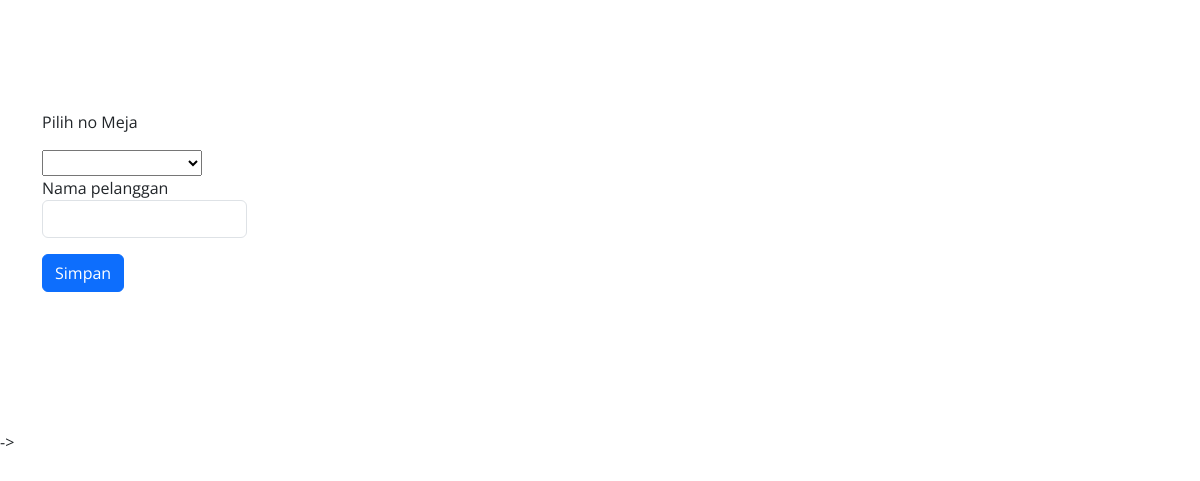
The app's page /pp.php, older data.
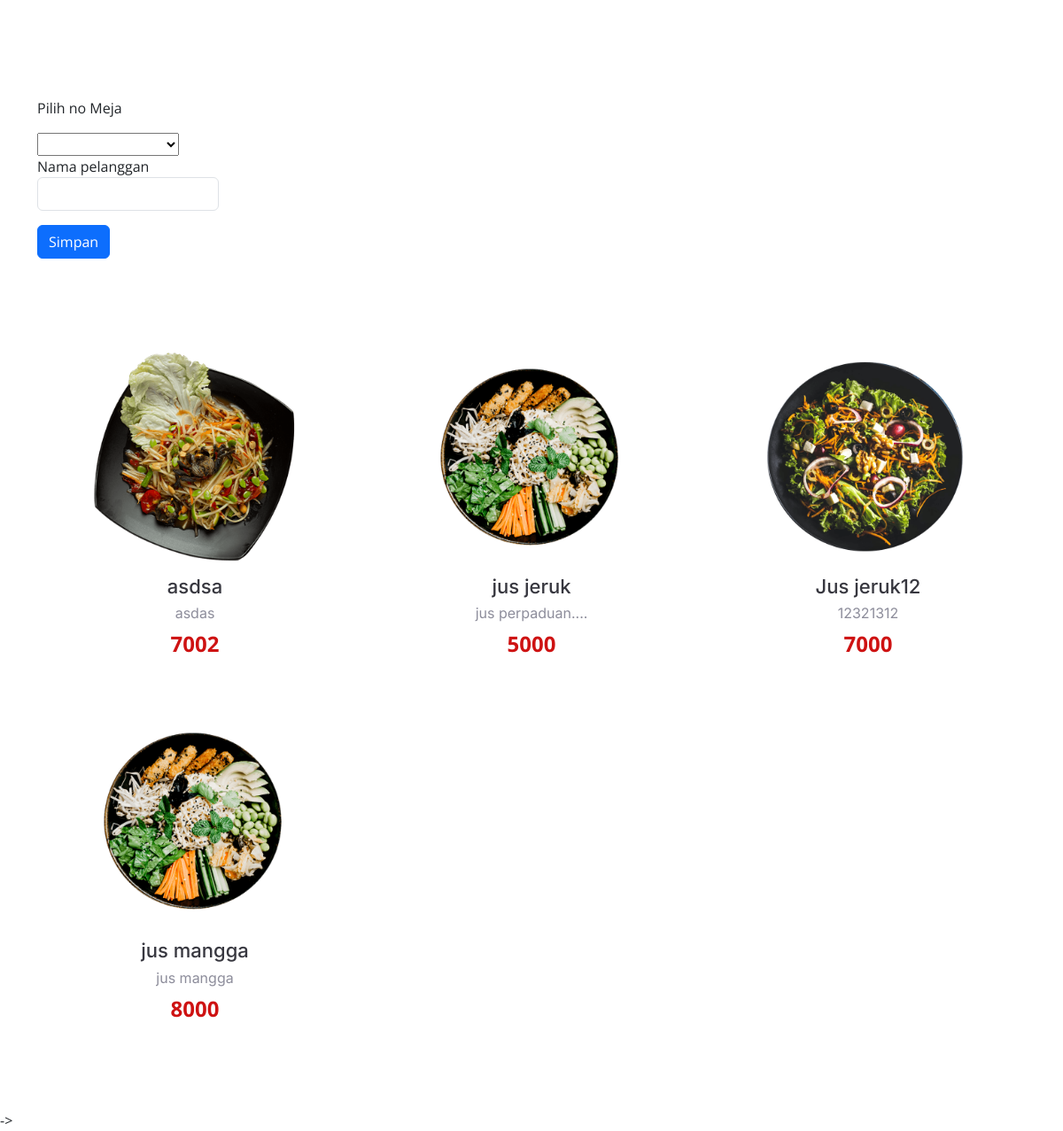
The same page, newer data.
### tables this page shows
CREATE TABLE `tbl_menu` (
  `id_menu` int(11) NOT NULL,
  `nama_menu` varchar(64) NOT NULL,
  `deskripsi_menu` varchar(64) NOT NULL,
  `gambar_menu` varchar(64) NOT NULL,
  `harga_menu` int(14) NOT NULL,
  `stok_menu` int(64) NOT NULL,
  `jenis_menu` varchar(64) NOT NULL,
  `tag_menu` varchar(64) NOT NULL
);

### pp.php (the view, shortened to what this page needs)
<?php include 'app/header.php'; ?>
<body>
    <main id="main">
        <section id="menu" class="menu">
            <div class="container" data-aos="fade-up">
                <div class="section-header">
                </div>
                <div class="input-group mb-3">
                    <form action="input_pesanan.php" method="POST">
                        <div class="input-group-prepend">
                            <p>Pilih no Meja</p>
                            <select name="no_meja" style="width:160px;">
                            </select>
                        </div>
                        <label for=" basic-url">Nama pelanggan</label>
                        <div class="input-group mb-3">
                            <input type="text" class="form-control" name="nama_pelanggan" aria-describedby="basic-addon3">
                        </div>
                        <button type="submit" name="submit" class="btn btn-primary">Simpan</button>
                    </form>
                </div>
                <div class="section-header">
                </div>
                <div class="tab-content" data-aos="fade-up" data-aos-delay="300">
                    <div class="tab-pane fade active show" id="all-menu">
                        <div class="tab-header text-center">
                        </div>
                        <div class="row gy-5">
                            <?php
                            include 'connect.php';
                            $data = mysqli_query($conn, "select * from tbl_menu order by nama_menu asc");
                            while ($de = mysqli_fetch_array($data)) {
                            ?>
                                <div class="col-lg-4 menu-item">
                                    <a href="assets/img/menu/<?= $de['gambar_menu']; ?>" class="glightbox"><img src="assets/img/menu/<?= $de['gambar_menu']; ?>" class="menu-img img-fluid" alt=""></a>
                                    <h4><?= $de['nama_menu']; ?></h4>
                                    <p class="ingredients">
                                        <?= $de['deskripsi_menu']; ?>
                                    </p>
                                    <p class="price">
                                        <?= $de['harga_menu']; ?>
                                    </p>
                                </div>
                            <?php } ?>
                        </div>
                    </div>
                </div>
            </div>
        </section>
        ->
    </main>
</body>

### app/header.php (shortened to what this page needs)
<!DOCTYPE html>
<html lang="en">
<head>
    <link href="assets/vendor/bootstrap/css/bootstrap.min.css" rel="stylesheet">
    <link href="assets/vendor/bootstrap-icons/bootstrap-icons.css" rel="stylesheet">
    <link href="assets/vendor/aos/aos.css" rel="stylesheet">
    <link href="assets/vendor/glightbox/css/glightbox.min.css" rel="stylesheet">
    <link href="assets/vendor/swiper/swiper-bundle.min.css" rel="stylesheet">
    <link href="assets/css/main.css" rel="stylesheet">
</head>

### assets/css/main.css (style rules this page uses)
:root { --font-default: "Open Sans", system-ui, -apple-system, "Segoe UI", Roboto, "Helvetica Neue", Arial, "Noto Sans", "Liberation Sans", sans-serif, "Apple Color Emoji", "Segoe UI Emoji", "Segoe UI Symbol", "Noto Color Emoji"; --font-primary: "Amatic SC", sans-serif; --font-secondary: "Inter", sans-serif; }
:root { --color-default: #212529; --color-primary: #ce1212; --color-secondary: #37373f; }
:root { scroll-behavior: smooth; }
body { font-family: var(--font-default); color: var(--color-default); }
a { color: var(--color-primary); text-decoration: none; }
h1, h2, h3, h4, h5, h6 { font-family: var(--font-secondary); }
section { overflow: hidden; padding: 80px 0; }
.section-header { text-align: center; padding-bottom: 30px; }
section { scroll-margin-top: 90px; }
.menu .tab-content .tab-header { padding: 30px 0; }
.menu .tab-content .menu-item { -moz-text-align-last: center; text-align-last: center; }
.menu .tab-content .menu-item .menu-img { padding: 0 60px; margin-bottom: 15px; }
.menu .tab-content .menu-item h4 { font-size: 22px; font-weight: 500; color: var(--color-secondary); font-family: var(--font-secondary); font-weight: 30px; margin-bottom: 5px; }
.menu .tab-content .menu-item .ingredients { font-family: var(--font-secondary); color: #8d8d9b; margin-bottom: 5px; }
.menu .tab-content .menu-item .price { font-size: 24px; font-weight: 700; color: var(--color-primary); }

Row changes from the older to the newer data that the page shows:
added tbl_menu: gambar_menu (picture), nama_menu "asdsa", deskripsi_menu "asdas", harga_menu "7002"
added tbl_menu: gambar_menu (picture), nama_menu "jus jeruk", deskripsi_menu "jus perpaduan....", harga_menu "5000"
added tbl_menu: gambar_menu (picture), nama_menu "Jus jeruk12", deskripsi_menu "12321312", harga_menu "7000"
added tbl_menu: gambar_menu (picture), nama_menu "jus mangga", deskripsi_menu "jus mangga", harga_menu "8000"
